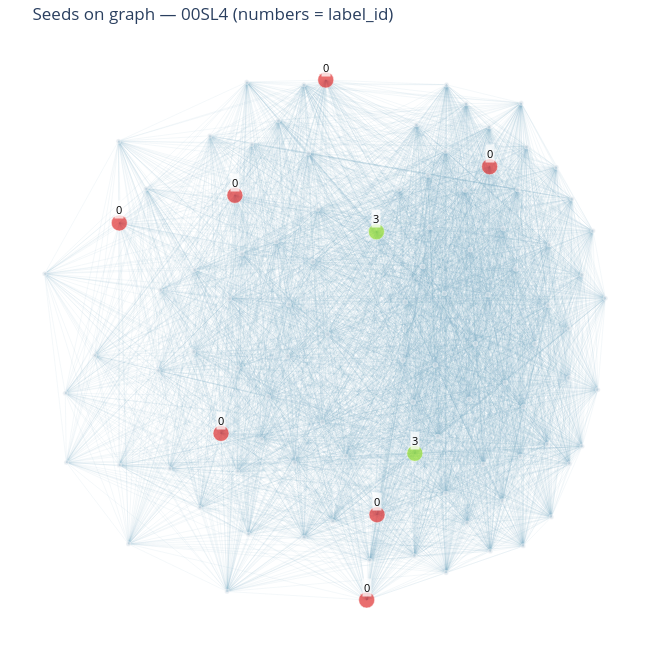

Notebook code cell kept with this figure:
### Code cell
# ----- Panel 2: Seeds on graph (distinct colors + numeric label_id) -----
colors2=['#dfe6ec']*n
sizes2=[5]*n
seed_lab={}
hover2=[f'node_id={i}' for i in range(n)]

for i, cls in gt_seed.items():
    cls = int(cls)
    colors2[i] = color_of(cls)
    sizes2[i] = 16
    seed_lab[i] = str(cls) if cls >= 0 else '-1'
    hover2[i] = f'node_id={i}<br>seed label_id={cls}'

fig2 = make_fig(
    f'Seeds on graph — {VIDEO} (numbers = label_id)',
    colors2,
    sizes2,
    node_labels=seed_lab,
    hover_text=hover2
)
fig2.show()

# Kaleido is unavailable in this runtime, so save an interactive HTML copy.
fig2.write_html(str(OUT_DIR / f'rwviz_2_seeds_{VIDEO}.html'))

### Figure 1 — Plotly figure (JSON) as saved in the notebook; plotly's stock layout.template omitted (floating-point values rounded to 4 significant figures; data arrays with more than 128 entries replaced by an {"elided": "..."} marker saying what was removed)
{"data": [{"hoverinfo": "none", "line": {"color": "rgba(110,160,190,0.25)", "width": 0.3}, "mode": "lines", "showlegend": false, "type": "scatter", "x": {"elided": "11658 float values"}, "y": {"elided": "11658 float values"}}, {"hoverinfo": "text", "hovertext": ["node_id=0", "node_id=1", "node_id=2", "node_id=3", "node_id=4<br>seed label_id=3", "node_id=5<br>seed label_id=3", "node_id=6", "node_id=7", "node_id=8", "node_id=9", "node_id=10", "node_id=11", "node_id=12", "node_id=13", "node_id=14", "node_id=15", "node_id=16", "node_id=17", "node_id=18", "node_id=19", "node_id=20", "node_id=21", "node_id=22", "node_id=23", "node_id=24", "node_id=25", "node_id=26", "node_id=27", "node_id=28", "node_id=29", "node_id=30", "node_id=31<br>seed label_id=0", "node_id=32", "node_id=33", "node_id=34", "node_id=35", "node_id=36", "node_id=37", "node_id=38", "node_id=39", "node_id=40", "node_id=41", "node_id=42", "node_id=43", "node_id=44", "node_id=45", "node_id=46", "node_id=47", "node_id=48", "node_id=49", "node_id=50", "node_id=51", "node_id=52", "node_id=53", "node_id=54", "node_id=55", "node_id=56<br>seed label_id=0", "node_id=57", "node_id=58<br>seed label_id=0", "node_id=59", "node_id=60", "node_id=61", "node_id=62<br>seed label_id=0", "node_id=63", "node_id=64", "node_id=65", "node_id=66", "node_id=67", "node_id=68", "node_id=69", "node_id=70", "node_id=71", "node_id=72", "node_id=73", "node_id=74", "node_id=75<br>seed label_id=0", "node_id=76", "node_id=77", "node_id=78", "node_id=79", "node_id=80", "node_id=81", "node_id=82", "node_id=83", "node_id=84", "node_id=85", "node_id=86", "node_id=87", "node_id=88", "node_id=89<br>seed label_id=0", "node_id=90", "node_id=91", "node_id=92<br>seed label_id=0", "node_id=93", "node_id=94", "node_id=95", "node_id=96", "node_id=97", "node_id=98", "node_id=99"], "marker": {"color": ["#dfe6ec", "#dfe6ec", "#dfe6ec", "#dfe6ec", "rgb(151,224,49)", "rgb(151,224,49)", "#dfe6ec", "#dfe6ec", "#dfe6ec", "#dfe6ec", "#dfe6ec", "#dfe6ec", "#dfe6ec", "#dfe6ec", "#dfe6ec", "#dfe6ec", "#dfe6ec", "#dfe6ec", "#dfe6ec", "#dfe6ec", "#dfe6ec", "#dfe6ec", "#dfe6ec", "#dfe6ec", "#dfe6ec", "#dfe6ec", "#dfe6ec", "#dfe6ec", "#dfe6ec", "#dfe6ec", "#dfe6ec", "rgb(224,49,49)", "#dfe6ec", "#dfe6ec", "#dfe6ec", "#dfe6ec", "#dfe6ec", "#dfe6ec", "#dfe6ec", "#dfe6ec", "#dfe6ec", "#dfe6ec", "#dfe6ec", "#dfe6ec", "#dfe6ec", "#dfe6ec", "#dfe6ec", "#dfe6ec", "#dfe6ec", "#dfe6ec", "#dfe6ec", "#dfe6ec", "#dfe6ec", "#dfe6ec", "#dfe6ec", "#dfe6ec", "rgb(224,49,49)", "#dfe6ec", "rgb(224,49,49)", "#dfe6ec", "#dfe6ec", "#dfe6ec", "rgb(224,49,49)", "#dfe6ec", "#dfe6ec", "#dfe6ec", "#dfe6ec", "#dfe6ec", "#dfe6ec", "#dfe6ec", "#dfe6ec", "#dfe6ec", "#dfe6ec", "#dfe6ec", "#dfe6ec", "rgb(224,49,49)", "#dfe6ec", "#dfe6ec", "#dfe6ec", "#dfe6ec", "#dfe6ec", "#dfe6ec", "#dfe6ec", "#dfe6ec", "#dfe6ec", "#dfe6ec", "#dfe6ec", "#dfe6ec", "#dfe6ec", "rgb(224,49,49)", "#dfe6ec", "#dfe6ec", "rgb(224,49,49)", "#dfe6ec", "#dfe6ec", "#dfe6ec", "#dfe6ec", "#dfe6ec", "#dfe6ec", "#dfe6ec"], "line": {"color": "white", "width": 0.5}, "size": [5, 5, 5, 5, 16, 16, 5, 5, 5, 5, 5, 5, 5, 5, 5, 5, 5, 5, 5, 5, 5, 5, 5, 5, 5, 5, 5, 5, 5, 5, 5, 16, 5, 5, 5, 5, 5, 5, 5, 5, 5, 5, 5, 5, 5, 5, 5, 5, 5, 5, 5, 5, 5, 5, 5, 5, 16, 5, 16, 5, 5, 5, 16, 5, 5, 5, 5, 5, 5, 5, 5, 5, 5, 5, 5, 16, 5, 5, 5, 5, 5, 5, 5, 5, 5, 5, 5, 5, 5, 16, 5, 5, 16, 5, 5, 5, 5, 5, 5, 5]}, "mode": "markers", "showlegend": false, "type": "scatter", "x": [0.219, 0.1482, 0.1187, 0.1288, 0.124, 0.007505, 0.1636, 0.2927, 0.169, 0.186, 0.2827, 0.6797, 0.4887, 0.3982, 0.6016, 0.6324, 0.632, 0.4448, 0.2166, 0.2202, 0.2775, 0.4471, 0.07614, 0.35, 0.2182, 0.4531, 0.5386, 0.665, 0.3924, 0.527, 0.5538, 0.3512, 0.1939, 0.3532, 0.08796, 0.3901, 0.4367, 0.2891, 0.09487, 0.5919, 0.5941, 0.5293, 0.5329, 0.5918, 0.7026, 0.2134, 0.2801, 0.3081, 0.3321, 0.4548, 0.4639, 0.3462, 0.431, 0.1226, -0.01334, -0.08622, 0.009158, -0.2123, -0.02218, -0.1252, -0.1564, -0.4461, -0.4645, -0.3214, -0.2624, -0.7458, -0.7739, -1, -0.5481, -0.4145, -0.4009, -0.2586, -0.2967, -0.6208, -0.4148, -0.7733, -0.7759, -0.6493, -0.3862, -0.1856, -0.2413, -0.5451, -0.8484, -0.9374, -0.9341, -0.6926, -0.4395, -0.3815, -0.5294, -0.4223, -0.2906, -0.213, -0.1464, -0.4986, -0.3714, -0.1989, -0.3418, -0.656, -0.1705, -0.1406], "y": [-0.4511, 0.1232, -0.1309, 0.3897, -0.2269, 0.1886, 0.2951, 0.1549, 0.197, -0.06135, -0.3583, -0.1078, -0.02156, -0.09443, 0.2503, 0.108, -0.2139, -0.2331, 0.3401, 0.4643, 0.2668, 0.4301, 0.2687, 0.3859, -0.3022, -0.401, -0.3464, 0.1904, 0.1945, -0.2105, 0.3098, 0.3107, -0.1956, -0.4105, -0.05221, -0.3166, 0.2681, -0.1257, 0.05669, 0.007452, -0.2464, 0.05068, 0.1646, -0.08579, 0.06393, 0.07274, 0.4291, -0.02151, -0.2474, -0.1394, 0.3483, 0.0706, 0.1187, -0.4198, -0.4282, -0.2327, -0.3421, -0.3854, -0.5021, -0.3553, -0.1686, -0.4861, -0.1896, -0.1209, -0.04513, -0.3971, -0.2494, 0.1099, -0.03631, -0.06715, 0.1472, 0.05225, 0.1705, -0.2564, -0.2615, 0.2051, 0.3586, 0.07961, 0.4695, 0.1324, -0.245, 0.1174, -0.04344, -0.1141, -0.244, 0.2697, 0.06313, -0.3795, -0.3292, 0.257, 0.3979, 0.4648, 0.4733, 0.3685, 0.3532, 0.3364, -0.2011, -0.07199, 0.2311, -0.003894]}], "layout": {"annotations": [{"bgcolor": "rgba(255,255,255,0.75)", "borderpad": 1, "font": {"color": "black", "size": 11}, "showarrow": false, "text": "3", "x": 0.124, "y": -0.2269, "yshift": 13}, {"bgcolor": "rgba(255,255,255,0.75)", "borderpad": 1, "font": {"color": "black", "size": 11}, "showarrow": false, "text": "3", "x": 0.007505, "y": 0.1886, "yshift": 13}, {"bgcolor": "rgba(255,255,255,0.75)", "borderpad": 1, "font": {"color": "black", "size": 11}, "showarrow": false, "text": "0", "x": 0.3512, "y": 0.3107, "yshift": 13}, {"bgcolor": "rgba(255,255,255,0.75)", "borderpad": 1, "font": {"color": "black", "size": 11}, "showarrow": false, "text": "0", "x": 0.009158, "y": -0.3421, "yshift": 13}, {"bgcolor": "rgba(255,255,255,0.75)", "borderpad": 1, "font": {"color": "black", "size": 11}, "showarrow": false, "text": "0", "x": -0.02218, "y": -0.5021, "yshift": 13}, {"bgcolor": "rgba(255,255,255,0.75)", "borderpad": 1, "font": {"color": "black", "size": 11}, "showarrow": false, "text": "0", "x": -0.4645, "y": -0.1896, "yshift": 13}, {"bgcolor": "rgba(255,255,255,0.75)", "borderpad": 1, "font": {"color": "black", "size": 11}, "showarrow": false, "text": "0", "x": -0.7733, "y": 0.2051, "yshift": 13}, {"bgcolor": "rgba(255,255,255,0.75)", "borderpad": 1, "font": {"color": "black", "size": 11}, "showarrow": false, "text": "0", "x": -0.4223, "y": 0.257, "yshift": 13}, {"bgcolor": "rgba(255,255,255,0.75)", "borderpad": 1, "font": {"color": "black", "size": 11}, "showarrow": false, "text": "0", "x": -0.1464, "y": 0.4733, "yshift": 13}], "height": 650, "margin": {"b": 10, "l": 10, "r": 10, "t": 40}, "title": {"text": "Seeds on graph — 00SL4 (numbers = label_id)"}, "width": 650, "xaxis": {"visible": false}, "yaxis": {"visible": false}}}
